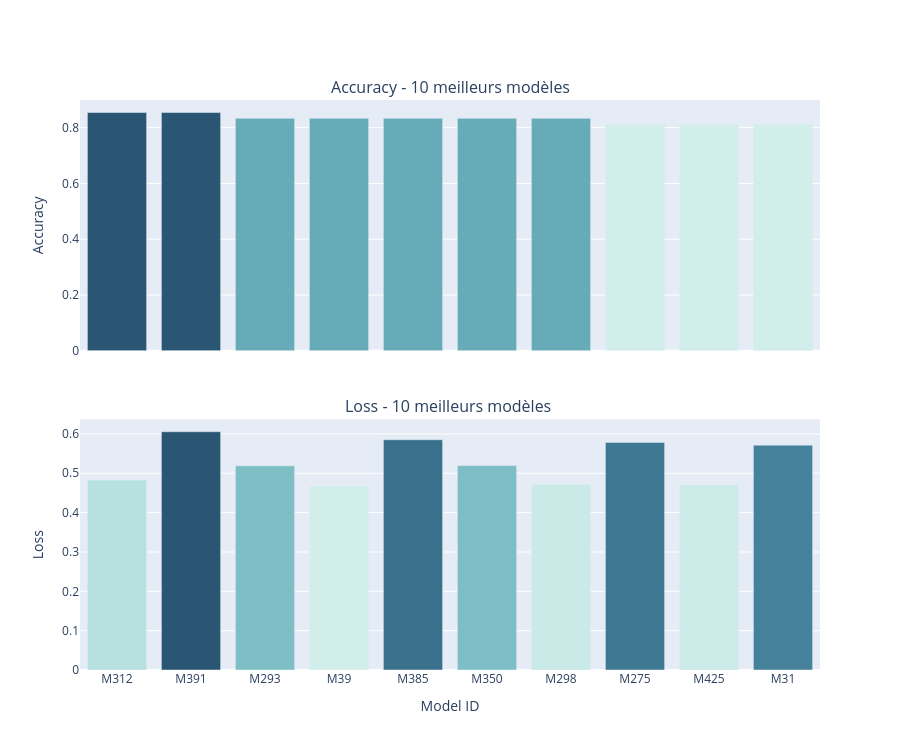
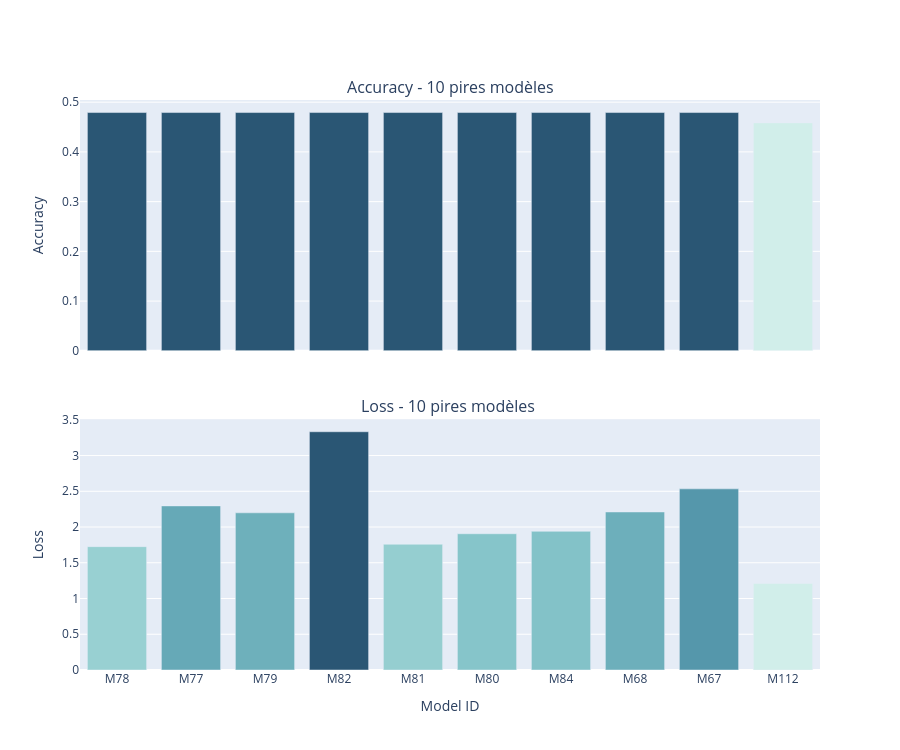

The code cell stored with these charts, in order, in its notebook:
### Markdown cell above
### Comparaison entre les différents modèles avec différents paramètres:

### Code cell
folder_model = Path(f"./Model")
folder_comparaison = Path(f"./data/comparaison_set")

"""Choix d'installation pour les modeles et le set de validation"""
Dl_Model=False
Dl_validation=False

if Dl_Model==True:
    """Installation des Modèles"""
    url="https://drive.google.com/file/d/1nbXXfPafbOJyPFIl63nN9yKfnK7Wkor0/view?usp=sharing"
    download_file(url,Path(f"./"))
    Get_file(Path(f"./"))
    print("DL complet")

if Dl_validation==True:
    """Installation du set de validation"""
    url="https://drive.google.com/file/d/18RG8Cb2hrINCKwMw0DpicLA4cVWma4l6/view?usp=sharing"
    download_file(url,Path(f"./data"))
    Get_file(Path(f"./data"))
    print("DL complet")

model_name=[]

for path in folder_model.rglob("*"):
    if path.is_file() and path.suffix.lower() in {
        ".keras", ".h5", ".hdf5"
    }:
        model_name.append(path)

result=[]
for i, model_x in enumerate(model_name, start=1):
    print(f"Évaluation : {model_x.name}")

    #Detection de la taille pour la résolution
    match model_x.name:
        case name if "128x128" in name:
            img_size = (128, 128)
        case name if "64x64" in name:
            img_size = (64, 64)
        case name if "32x32" in name:
            img_size = (32, 32)

    Validation_set = tf.keras.utils.image_dataset_from_directory(
        folder_comparaison,
        image_size=img_size,
        batch_size=BATCH_SIZE,
        label_mode="binary"  
    )

    model_y = tf.keras.models.load_model(model_x)
    loss, accuracy = model_y.evaluate(Validation_set,verbose=0) 

    result.append({
        "model_id": f"M{i}",
        "model": model_x.name,
        "loss": loss,
        "accuracy": accuracy
    }) 

df = pd.DataFrame(result)

df_sorted = df.sort_values("accuracy", ascending=False)
top10 = df_sorted.head(10)
worst10 = df_sorted.tail(10).sort_values("accuracy", ascending=False)

def show_group(data, label):
    order = data["model_id"].tolist()

    fig = make_subplots(
        rows=2, cols=1,
        shared_xaxes=True,
        vertical_spacing=0.12,
        subplot_titles=(f"Accuracy - {label}", f"Loss - {label} ")
    )

    fig.add_trace(
        go.Bar(
            x=data["model_id"], y=data["accuracy"],
            marker=dict(color=data["accuracy"], colorscale="Teal", showscale=False),
            customdata=data[["model"]],
            hovertemplate="%{x}<br>%{customdata[0]}<br>Accuracy: %{y:.4f}<extra></extra>"
        ),
        row=1, col=1
    )

    fig.add_trace(
        go.Bar(
            x=data["model_id"], y=data["loss"],
            marker=dict(color=data["loss"], colorscale="Teal", showscale=False),
            customdata=data[["model"]],
            hovertemplate="%{x}<br>%{customdata[0]}<br>Loss: %{y:.4f}<extra></extra>"
        ),
        row=2, col=1
    )

    fig.update_xaxes(categoryorder="array", categoryarray=order, title_text="Model ID", row=2, col=1)
    fig.update_xaxes(categoryorder="array", categoryarray=order, row=1, col=1)
    fig.update_yaxes(title_text="Accuracy", row=1, col=1)
    fig.update_yaxes(title_text="Loss", row=2, col=1)
    fig.update_layout(height=750, showlegend=False)
    fig.show()

show_group(top10, "10 meilleurs modèles")
show_group(worst10, "10 pires modèles")

### Figure 1 — Plotly figure (JSON) as saved in the notebook; plotly's stock layout.template omitted (floating-point values rounded to 4 significant figures)
{"data": [{"customdata": [["Modele_weight_64x64_accuracy_0.8289_loss_0.5662_dropout_0.3_L2_0.001_patience_5_learningrate_0.0001_classweight_1.0_5.0.keras"], ["Modele_WRA_128x128_Pat_5_Drop_0.4_L2_0.01_LR_0.0001_CW_0-1,1-2.keras"], ["Modele_weight_64x64_accuracy_0.7945_loss_0.7142_dropout_0.2_L2_0.001_patience_5_learningrate_0.0001_classweight_1.0_10.0.keras"], ["Modele_cnn_64x64_Patience_12_Dropout_0.4_lambda_l2_0.001.keras"], ["Modele_WRA_128x128_Pat_5_Drop_0.4_L2_0.005_LR_5e-05_CW_0-1,1-1.keras"], ["Modele_weight_64x64_accuracy_0.8872_loss_0.365_dropout_0.3_L2_0.001_patience_5_learningrate_0.0001_classweight_1.0_2.0.keras"], ["Modele_weight_64x64_accuracy_0.8008_loss_0.7277_dropout_0.1_L2_0.001_patience_5_learningrate_0.001_classweight_1.0_10.0.keras"], ["Modele_weight_64x64_accuracy_0.7479_loss_0.8553_dropout_0.2_L2_0.01_patience_5_learningrate_0.0001_classweight_1.0_10.0.keras"], ["Modele_WRDA_32x32_Drop_0.2_L2_0.001_LR_5e-05_Pat_5_W1_10_Acc_0.8397_Loss_0.5974.keras"], ["Modele_cnn_64x64_Patience_12_Dropout_0.1_lambda_l2_0.005.keras"]], "hovertemplate": "%{x}<br>%{customdata[0]}<br>Accuracy: %{y:.4f}<extra></extra>", "marker": {"color": [0.8542, 0.8542, 0.8333, 0.8333, 0.8333, 0.8333, 0.8333, 0.8125, 0.8125, 0.8125], "colorscale": [[0, "rgb(209, 238, 234)"], [0.1667, "rgb(168, 219, 217)"], [0.3333, "rgb(133, 196, 201)"], [0.5, "rgb(104, 171, 184)"], [0.6667, "rgb(79, 144, 166)"], [0.8333, "rgb(59, 115, 143)"], [1, "rgb(42, 86, 116)"]], "showscale": false}, "type": "bar", "x": ["M312", "M391", "M293", "M39", "M385", "M350", "M298", "M275", "M425", "M31"], "xaxis": "x", "y": [0.8542, 0.8542, 0.8333, 0.8333, 0.8333, 0.8333, 0.8333, 0.8125, 0.8125, 0.8125], "yaxis": "y"}, {"customdata": [["Modele_weight_64x64_accuracy_0.8289_loss_0.5662_dropout_0.3_L2_0.001_patience_5_learningrate_0.0001_classweight_1.0_5.0.keras"], ["Modele_WRA_128x128_Pat_5_Drop_0.4_L2_0.01_LR_0.0001_CW_0-1,1-2.keras"], ["Modele_weight_64x64_accuracy_0.7945_loss_0.7142_dropout_0.2_L2_0.001_patience_5_learningrate_0.0001_classweight_1.0_10.0.keras"], ["Modele_cnn_64x64_Patience_12_Dropout_0.4_lambda_l2_0.001.keras"], ["Modele_WRA_128x128_Pat_5_Drop_0.4_L2_0.005_LR_5e-05_CW_0-1,1-1.keras"], ["Modele_weight_64x64_accuracy_0.8872_loss_0.365_dropout_0.3_L2_0.001_patience_5_learningrate_0.0001_classweight_1.0_2.0.keras"], ["Modele_weight_64x64_accuracy_0.8008_loss_0.7277_dropout_0.1_L2_0.001_patience_5_learningrate_0.001_classweight_1.0_10.0.keras"], ["Modele_weight_64x64_accuracy_0.7479_loss_0.8553_dropout_0.2_L2_0.01_patience_5_learningrate_0.0001_classweight_1.0_10.0.keras"], ["Modele_WRDA_32x32_Drop_0.2_L2_0.001_LR_5e-05_Pat_5_W1_10_Acc_0.8397_Loss_0.5974.keras"], ["Modele_cnn_64x64_Patience_12_Dropout_0.1_lambda_l2_0.005.keras"]], "hovertemplate": "%{x}<br>%{customdata[0]}<br>Loss: %{y:.4f}<extra></extra>", "marker": {"color": [0.4827, 0.6056, 0.5189, 0.4675, 0.5853, 0.5196, 0.4719, 0.5784, 0.4709, 0.5714], "colorscale": [[0, "rgb(209, 238, 234)"], [0.1667, "rgb(168, 219, 217)"], [0.3333, "rgb(133, 196, 201)"], [0.5, "rgb(104, 171, 184)"], [0.6667, "rgb(79, 144, 166)"], [0.8333, "rgb(59, 115, 143)"], [1, "rgb(42, 86, 116)"]], "showscale": false}, "type": "bar", "x": ["M312", "M391", "M293", "M39", "M385", "M350", "M298", "M275", "M425", "M31"], "xaxis": "x2", "y": [0.4827, 0.6056, 0.5189, 0.4675, 0.5853, 0.5196, 0.4719, 0.5784, 0.4709, 0.5714], "yaxis": "y2"}], "layout": {"annotations": [{"font": {"size": 16}, "showarrow": false, "text": "Accuracy - 10 meilleurs modèles", "x": 0.5, "xanchor": "center", "xref": "paper", "y": 1, "yanchor": "bottom", "yref": "paper"}, {"font": {"size": 16}, "showarrow": false, "text": "Loss - 10 meilleurs modèles ", "x": 0.5, "xanchor": "center", "xref": "paper", "y": 0.44, "yanchor": "bottom", "yref": "paper"}], "height": 750, "showlegend": false, "xaxis": {"anchor": "y", "categoryarray": ["M312", "M391", "M293", "M39", "M385", "M350", "M298", "M275", "M425", "M31"], "categoryorder": "array", "domain": [0, 1], "matches": "x2", "showticklabels": false}, "xaxis2": {"anchor": "y2", "categoryarray": ["M312", "M391", "M293", "M39", "M385", "M350", "M298", "M275", "M425", "M31"], "categoryorder": "array", "domain": [0, 1], "title": {"text": "Model ID"}}, "yaxis": {"anchor": "x", "domain": [0.56, 1], "title": {"text": "Accuracy"}}, "yaxis2": {"anchor": "x2", "domain": [0, 0.44], "title": {"text": "Loss"}}}}

### Figure 2 — Plotly figure (JSON) as saved in the notebook; plotly's stock layout.template omitted (floating-point values rounded to 4 significant figures)
{"data": [{"customdata": [["Modele_DATAAUGMENTATION_128x128_Patience_5_Dropout_0.2_L2_0.005_Learningrate_0.0001.keras"], ["Modele_DATAAUGMENTATION_128x128_Patience_5_Dropout_0.2_L2_0.001_Learningrate_5e-05.keras"], ["Modele_DATAAUGMENTATION_128x128_Patience_5_Dropout_0.2_L2_0.005_Learningrate_1e-05.keras"], ["Modele_DATAAUGMENTATION_128x128_Patience_5_Dropout_0.2_L2_0.01_Learningrate_1e-05.keras"], ["Modele_DATAAUGMENTATION_128x128_Patience_5_Dropout_0.2_L2_0.01_Learningrate_0.0001.keras"], ["Modele_DATAAUGMENTATION_128x128_Patience_5_Dropout_0.2_L2_0.005_Learningrate_5e-05.keras"], ["Modele_DATAAUGMENTATION_128x128_Patience_5_Dropout_0.3_L2_0.001_Learningrate_0.0001.keras"], ["Modele_DATAAUGMENTATION_128x128_Patience_5_Dropout_0.1_L2_0.001_Learningrate_5e-05.keras"], ["Modele_DATAAUGMENTATION_128x128_Patience_5_Dropout_0.1_L2_0.001_Learningrate_1e-05.keras"], ["Modele_DATAAUGMENTATION_64x64_Patience_5_Dropout_0.2_L2_0.001_Learningrate_1e-05.keras"]], "hovertemplate": "%{x}<br>%{customdata[0]}<br>Accuracy: %{y:.4f}<extra></extra>", "marker": {"color": [0.4792, 0.4792, 0.4792, 0.4792, 0.4792, 0.4792, 0.4792, 0.4792, 0.4792, 0.4583], "colorscale": [[0, "rgb(209, 238, 234)"], [0.1667, "rgb(168, 219, 217)"], [0.3333, "rgb(133, 196, 201)"], [0.5, "rgb(104, 171, 184)"], [0.6667, "rgb(79, 144, 166)"], [0.8333, "rgb(59, 115, 143)"], [1, "rgb(42, 86, 116)"]], "showscale": false}, "type": "bar", "x": ["M78", "M77", "M79", "M82", "M81", "M80", "M84", "M68", "M67", "M112"], "xaxis": "x", "y": [0.4792, 0.4792, 0.4792, 0.4792, 0.4792, 0.4792, 0.4792, 0.4792, 0.4792, 0.4583], "yaxis": "y"}, {"customdata": [["Modele_DATAAUGMENTATION_128x128_Patience_5_Dropout_0.2_L2_0.005_Learningrate_0.0001.keras"], ["Modele_DATAAUGMENTATION_128x128_Patience_5_Dropout_0.2_L2_0.001_Learningrate_5e-05.keras"], ["Modele_DATAAUGMENTATION_128x128_Patience_5_Dropout_0.2_L2_0.005_Learningrate_1e-05.keras"], ["Modele_DATAAUGMENTATION_128x128_Patience_5_Dropout_0.2_L2_0.01_Learningrate_1e-05.keras"], ["Modele_DATAAUGMENTATION_128x128_Patience_5_Dropout_0.2_L2_0.01_Learningrate_0.0001.keras"], ["Modele_DATAAUGMENTATION_128x128_Patience_5_Dropout_0.2_L2_0.005_Learningrate_5e-05.keras"], ["Modele_DATAAUGMENTATION_128x128_Patience_5_Dropout_0.3_L2_0.001_Learningrate_0.0001.keras"], ["Modele_DATAAUGMENTATION_128x128_Patience_5_Dropout_0.1_L2_0.001_Learningrate_5e-05.keras"], ["Modele_DATAAUGMENTATION_128x128_Patience_5_Dropout_0.1_L2_0.001_Learningrate_1e-05.keras"], ["Modele_DATAAUGMENTATION_64x64_Patience_5_Dropout_0.2_L2_0.001_Learningrate_1e-05.keras"]], "hovertemplate": "%{x}<br>%{customdata[0]}<br>Loss: %{y:.4f}<extra></extra>", "marker": {"color": [1.726, 2.295, 2.199, 3.333, 1.759, 1.906, 1.94, 2.211, 2.534, 1.21], "colorscale": [[0, "rgb(209, 238, 234)"], [0.1667, "rgb(168, 219, 217)"], [0.3333, "rgb(133, 196, 201)"], [0.5, "rgb(104, 171, 184)"], [0.6667, "rgb(79, 144, 166)"], [0.8333, "rgb(59, 115, 143)"], [1, "rgb(42, 86, 116)"]], "showscale": false}, "type": "bar", "x": ["M78", "M77", "M79", "M82", "M81", "M80", "M84", "M68", "M67", "M112"], "xaxis": "x2", "y": [1.726, 2.295, 2.199, 3.333, 1.759, 1.906, 1.94, 2.211, 2.534, 1.21], "yaxis": "y2"}], "layout": {"annotations": [{"font": {"size": 16}, "showarrow": false, "text": "Accuracy - 10 pires modèles", "x": 0.5, "xanchor": "center", "xref": "paper", "y": 1, "yanchor": "bottom", "yref": "paper"}, {"font": {"size": 16}, "showarrow": false, "text": "Loss - 10 pires modèles ", "x": 0.5, "xanchor": "center", "xref": "paper", "y": 0.44, "yanchor": "bottom", "yref": "paper"}], "height": 750, "showlegend": false, "xaxis": {"anchor": "y", "categoryarray": ["M78", "M77", "M79", "M82", "M81", "M80", "M84", "M68", "M67", "M112"], "categoryorder": "array", "domain": [0, 1], "matches": "x2", "showticklabels": false}, "xaxis2": {"anchor": "y2", "categoryarray": ["M78", "M77", "M79", "M82", "M81", "M80", "M84", "M68", "M67", "M112"], "categoryorder": "array", "domain": [0, 1], "title": {"text": "Model ID"}}, "yaxis": {"anchor": "x", "domain": [0.56, 1], "title": {"text": "Accuracy"}}, "yaxis2": {"anchor": "x2", "domain": [0, 0.44], "title": {"text": "Loss"}}}}
